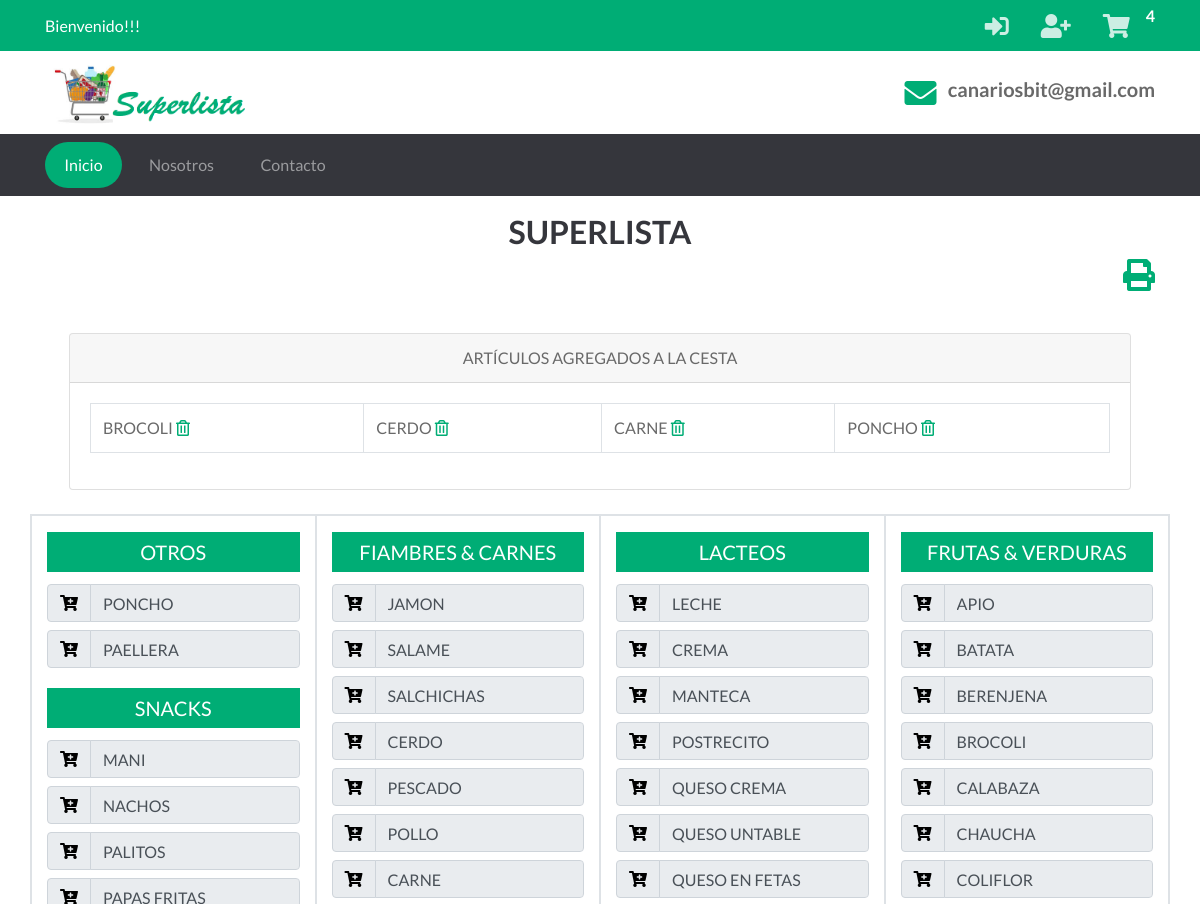
Before: / (upper part) with the older database file.
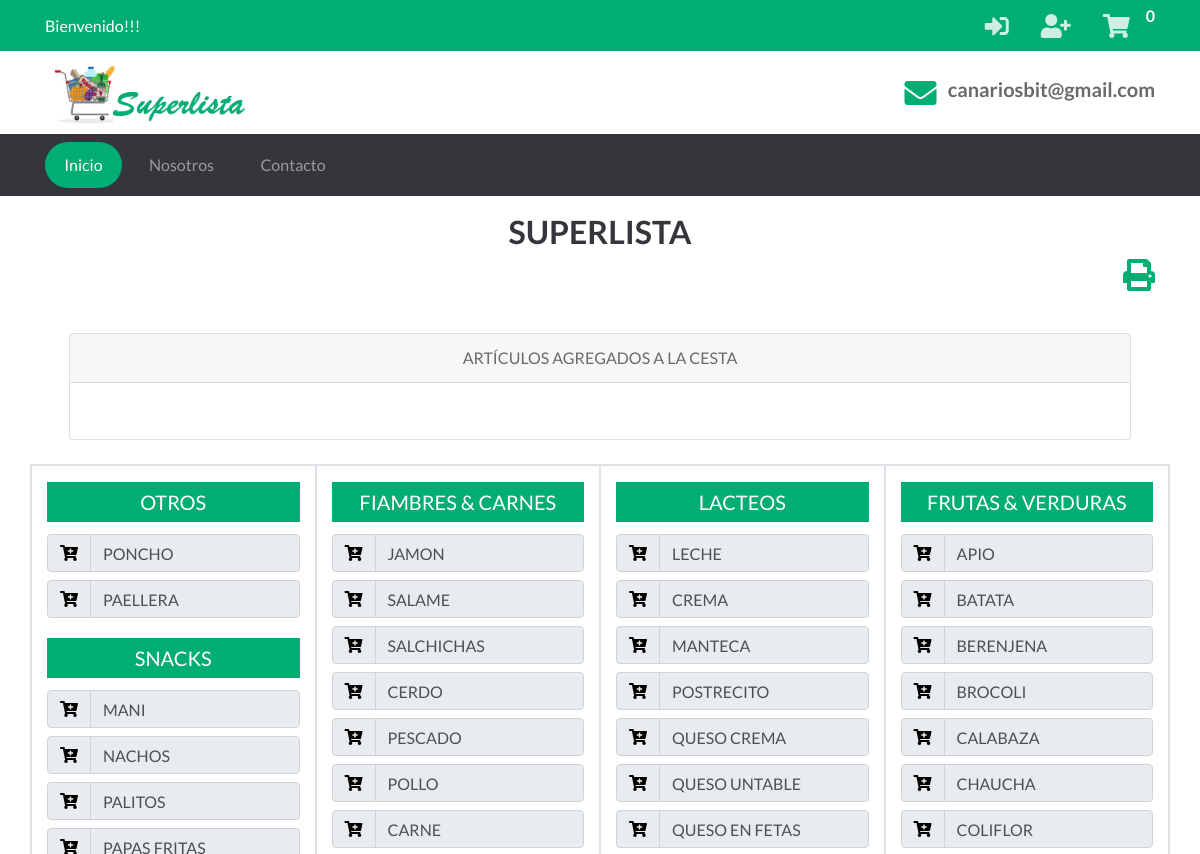
After: the same page with the newer database file.
### tables this page shows
CREATE TABLE "Cesta" (
	"Id"	INTEGER NOT NULL PRIMARY KEY AUTOINCREMENT UNIQUE,
	"Id_Usuario"	INTEGER NOT NULL,
	"Item"	INTEGER NOT NULL,
	"Tachar"	INTEGER
);

CREATE TABLE "Categorias" (
	"Id"	INTEGER NOT NULL PRIMARY KEY AUTOINCREMENT UNIQUE,
	"Categoria"	TEXT NOT NULL
);

CREATE TABLE "Productos" (
	"Id"	INTEGER NOT NULL PRIMARY KEY AUTOINCREMENT UNIQUE,
	"CategoriaId"	INTEGER NOT NULL,
	"Producto"	TEXT NOT NULL,
	"PropietarioId"	INTEGER NOT NULL,
	FOREIGN KEY("CategoriaId") REFERENCES "Categorias"("Id")
	FOREIGN KEY("PropietarioId") REFERENCES "Usuarios"("Id")
);

### app.py (the view)
@app.route('/')  # ruta para el home
def home():
    categorias = getAllCategorias()
    if 'nombre' in session:
        productos = getAllProductosUsuarios()
        CestaArticulos = getAllCesta()
        return render_template('home_logged_in.html', categorias=categorias,
                               productos=productos, CestaArticulos=CestaArticulos)
    else:
        productos = getAllProductosAdmin()
        CestaArticulos = getAllCesta()
        return render_template('home.html', categorias=categorias,
                               productos=productos, CestaArticulos=CestaArticulos)

### app.py (called while the page is built)
def get_db():
    db = getattr(g, '_database', None)
    if db is None:
        db = g._database = sqlite3.connect('database1.db')
    return db

@app.teardown_appcontext
def close_connection(exception):
    db = getattr(g, '_database', None)
    if db is not None:
        db.close()

def conectar_db():
    return sqlite3.connect('database1.db')

def getAllProductosAdmin():
    g.db = conectar_db()
    consulta = 'SELECT * FROM Productos WHERE (PropietarioId= 0)'
    cur = g.db.execute(consulta)
    productos = [dict(pro_id=row[0], cat_id=row[1], pro_nombre=row[2])
                 for row in cur.fetchall()]
    g.db.close()
    return productos

def getAllCategorias():
    cantCarrito()
    g.db = conectar_db()
    cur = g.db.execute('SELECT * FROM Categorias')
    categorias = [dict(cat_id=row[0], cat_nombre=row[1])
                  for row in cur.fetchall()]
    g.db.close()
    return categorias

### templates/home.html (shortened to what the changed rows need)
{% extends "layout.html" %}
{% block content %}
<section id="lista">
    <div class="container">
        <header class="py-3 text-secondary text-center">
            <h2 class="display-6 font-weight-bold">SUPERLISTA</h2>
        </header>
    </div>
    <div class="container">
        <div class="row justify-content-center p-4">
            <div class="col-12">
                <div class="card align-content-center">
                    <div class="card-body">
                            {%  set contador = namespace(value=0) %}
                            <table class="table table-striped">
                                {%  set contador = namespace(value=0) %}
                                <tbody>
                                    <tr class="tex border" >
                                {% for CestaArticulo in CestaArticulos %}
                                    {% if  (contador.value % 6) == 0 %}
                                         </tr>
                                         <tr>
                                    {% endif %}
                                      <td class="text border">{{ CestaArticulo.Item_nombre }}
                                        <a href="/DeleteArtCesta_home/{{CestaArticulo.Id}}"><i class="far fa-trash-alt text-primary"></i></a>
                                      </td>
                                    {% set contador.value = contador.value + 1 %}
                                {% endfor %}
                                        </tr>
                                </tbody>
                            </table>
                    </div>
                </div>
            </div>
        </div>
    </div>
    <div class="container">
        <div class="row border">
            <div class="col-3 border">
                <form action="">
                    {% for categoria in categorias %}
                        <div class="form-group">
                            {% if categoria.cat_id == 9 or categoria.cat_id == 13 or categoria.cat_id ==12  or categoria.cat_id == 11 %}
                                <div class="text h5 py-2 text-center bg-primary text-white">
                                    <span>{{ categoria.cat_nombre }} </span>
                                </div>
                                {% for producto in productos %}
                                    {% if categoria.cat_id == producto.cat_id  %}
                                    <div class="input-group py-1">
                                        <div class="input-group-prepend">
                                            <div class="input-group-text">
                                                <a href="/AddArt/{{producto.pro_nombre}}"><i class="fas fa-cart-plus" style="color:black;"></i></a>
                                            </div>
                                        </div>
                                        <input type="text" name="input" readonly="true" class="form-control"
                                            value="{{ producto.pro_nombre }}" aria-label="Text input with checkbox">
                                    </div>
                                    {% endif %}
                                {% endfor %}
                            {% endif %}
                        </div>
                    {%endfor%}
                </form>
            </div>
            <div class="col-3 border">
                <form action="">
                    {% for categoria in categorias %}
                    <div class="form-group">
                        {% if categoria.cat_id == 5 or categoria.cat_id == 2 or categoria.cat_id == 6 or categoria.cat_id == 10 %}
                            <div class="text h5 py-2 text-center bg-primary text-white">
                                <span>{{ categoria.cat_nombre }} </span>
                            </div>
                            {% for producto in productos %}
                                {% if categoria.cat_id == producto.cat_id  %}
                                <div class="input-group py-1">
                                    <div class="input-group-prepend">
                                        <div class="input-group-text">
                                            <a href="/AddArt/{{producto.pro_nombre}}"><i class="fas fa-cart-plus" style="color:black;"></i></a>
                                        </div>
                                    </div>
                                    <input type="text" name="input" readonly="true" class="form-control"
                                        value="{{ producto.pro_nombre }}" aria-label="Text input with checkbox">
                                </div>
                                {% endif %}
                            {% endfor %}
                        {% endif %}
                    </div>
                    {%endfor%}
                </form>
            </div>
            <div class="col-3 border">
                <form action="">
                    {% for categoria in categorias %}
                        <div class="form-group">
                            {% if categoria.cat_id == 7 or categoria.cat_id == 3 or categoria.cat_id == 4 %}
                                <div class="text h5 py-2 text-center bg-primary text-white">
                                    <span>{{ categoria.cat_nombre }} </span>
                                </div>
                                    {% for producto in productos %}
                                        {% if categoria.cat_id == producto.cat_id  %}
                                        <div class="input-group py-1">
                                            <div class="input-group-prepend">
                                                <div class="input-group-text">
                                                    <a href="/AddArt/{{producto.pro_nombre}}"><i class="fas fa-cart-plus" style="color:black;"></i></a>
                                                </div>
                                            </div>
                                            <input type="text" name="input" readonly="true" class="form-control"
                                                value="{{ producto.pro_nombre }}" aria-label="Text input with checkbox">
                                        </div>
                                        {% endif %}
                                    {% endfor %}
                            {% endif %}
                        </div>
                    {%endfor%}
                </form>
            </div>
            <div class="col-3 border py-3">
                <form action="">
                    {% for categoria in categorias %}
                        <div class="form-group">
                            {% if categoria.cat_id == 1 or categoria.cat_id == 8 %}
                                <div class="text h5 py-2 text-center bg-primary text-white">
                                    <span>{{ categoria.cat_nombre }} </span>
                                </div>
                                    {% for producto in productos %}
                                        {% if categoria.cat_id == producto.cat_id  %}
                                        <div class="input-group py-1">
                                            <div class="input-group-prepend">
                                                <div class="input-group-text">
                                                    <a href="/AddArt/{{producto.pro_nombre}}"><i class="fas fa-cart-plus" style="color:black;"></i></a>
                                                </div>
                                            </div>
                                            <input type="text" name="input" readonly="true" class="form-control"
                                                value="{{ producto.pro_nombre }}" aria-label="Text input with checkbox">
                                        </div>
                                        {% endif %}
                                    {% endfor %}
                            {% endif %}
                        </div>
                    {%endfor%}
                </form>
            </div>
        </div>
    </div>
</section>
{% endblock %}

Changed rows visible on the page:
removed Cesta: Item_nombre "BROCOLI"
removed Cesta: Item_nombre "CERDO"
removed Cesta: Item_nombre "CARNE"
removed Cesta: Item_nombre "PONCHO"
Other visible differences:
{{ session['carrito'] }}: "4" → "0"
